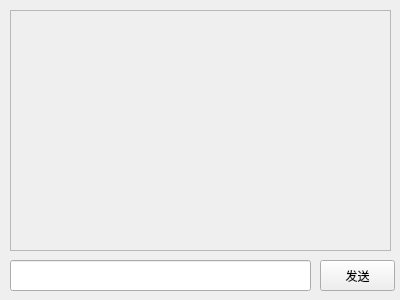
<?xml version="1.0" encoding="UTF-8"?>
<ui version="4.0">
 <class>privateChat</class>
 <widget class="QWidget" name="privateChat">
  <property name="geometry">
   <rect>
    <x>0</x>
    <y>0</y>
    <width>400</width>
    <height>300</height>
   </rect>
  </property>
  <property name="windowTitle">
   <string>Form</string>
  </property>
  <widget class="QTextEdit" name="textEdit">
   <property name="enabled">
    <bool>false</bool>
   </property>
   <property name="geometry">
    <rect>
     <x>10</x>
     <y>10</y>
     <width>381</width>
     <height>241</height>
    </rect>
   </property>
  </widget>
  <widget class="QLineEdit" name="lineEdit">
   <property name="geometry">
    <rect>
     <x>10</x>
     <y>260</y>
     <width>301</width>
     <height>31</height>
    </rect>
   </property>
  </widget>
  <widget class="QPushButton" name="pushButton">
   <property name="geometry">
    <rect>
     <x>320</x>
     <y>260</y>
     <width>75</width>
     <height>31</height>
    </rect>
   </property>
   <property name="text">
    <string>发送</string>
   </property>
  </widget>
 </widget>
 <resources/>
 <connections/>
</ui>
